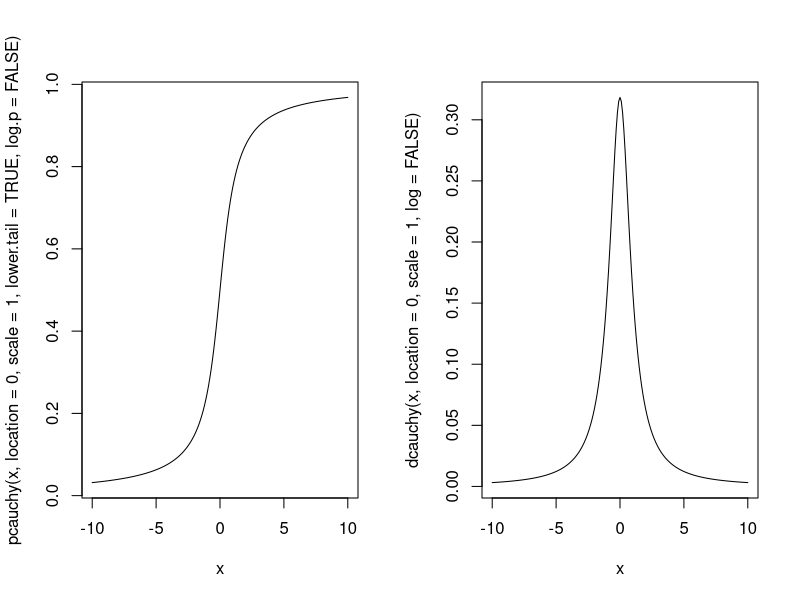

The R source for this figure:
#Repartitia Cauchy
x<-seq(-10,10,by=0.1)
par(mfrow=c(1, 2))
plot(x, pcauchy(x, location = 0, scale = 1, lower.tail = TRUE, log.p = FALSE),type="l")        #functia de repartitie
plot(x, dcauchy(x, location = 0, scale = 1, log = FALSE),type="l")      #functia densitate de probabilitate
